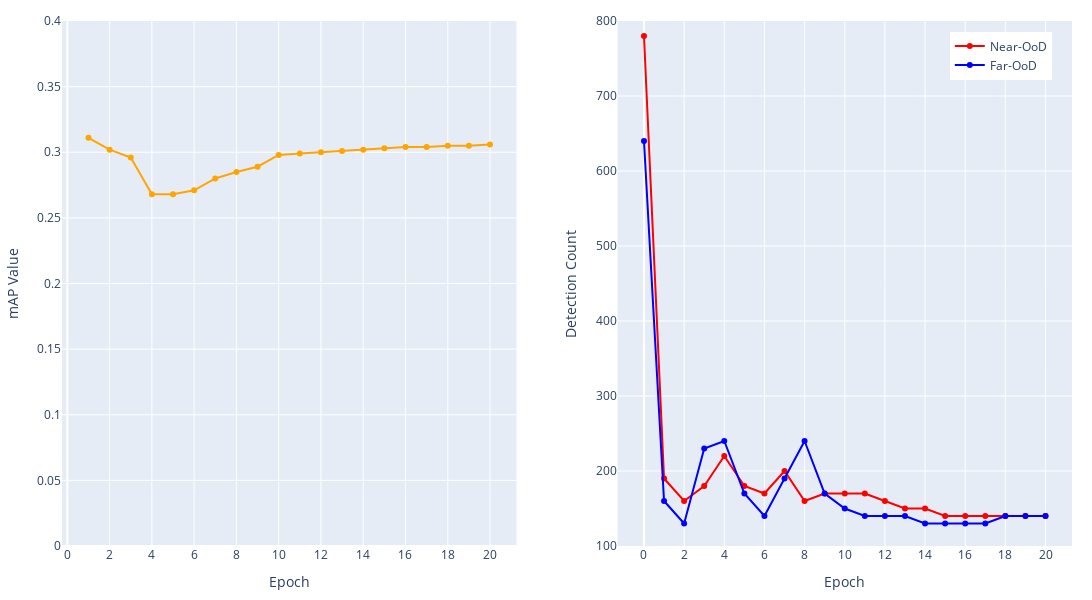

The cell this chart's notebook holds for it:
### Markdown cell above
# map + detection count plots

### Code cell
import plotly.graph_objects as go
from plotly.subplots import make_subplots

def create_dual_plot(data_list, yrange):
    """
    Create a dual subplot with mAP values on the left and detection counts on the right.

    Parameters:
    data_list: List of dictionaries containing x, y, and label data
               Expected format:
               [
                   {"x": [...], "y": [...], "label": "mAP Value"},
                   {"x": [...], "y": [...], "label": "Near-OoD"},
                   {"x": [...], "y": [...], "label": "Far-OoD"}
               ]
    """

    # Extract data based on labels
    map_data = None
    near_ood_data = None
    far_ood_data = None

    for data in data_list:
        if data["label"] == "mAP Value":
            map_data = data
        elif data["label"] == "Near-OoD":
            near_ood_data = data
        elif data["label"] == "Far-OoD":
            far_ood_data = data

    # Create subplots
    fig = make_subplots(
        rows=1, cols=2,
        specs=[[{"secondary_y": False}, {"secondary_y": False}]],
        horizontal_spacing=0.1
    )

    # Left plot: mAP Value
    if map_data:
        fig.add_trace(
            go.Scatter(
                x=map_data["x"],
                y=map_data["y"],
                mode='lines+markers',
                name='mAP',
                line=dict(color='orange'),
                showlegend=False
            ),
            row=1, col=1
        )

    # Right plot: Detection Count
    if near_ood_data:
        fig.add_trace(
            go.Scatter(
                x=near_ood_data["x"],
                y=near_ood_data["y"],
                mode='lines+markers',
                name='Near-OoD',
                line=dict(color='red'),
            ),
            row=1, col=2
        )

    if far_ood_data:
        fig.add_trace(
            go.Scatter(
                x=far_ood_data["x"],
                y=far_ood_data["y"],
                mode='lines+markers',
                name='Far-OoD',
                line=dict(color='blue'),
            ),
            row=1, col=2
        )

    # Update layout
    fig.update_layout(
        width=1200,
        height=600,
        showlegend=True,
        legend=dict(
            x=0.98,
            y=0.98,
            xanchor='right',
            yanchor='top'
        ),
        margin=dict(l=20, r=20, t=20, b=20),
        template="plotly"
    )

    # Update x-axes
    fig.update_xaxes(
        title_text="Epoch",
        dtick=2,
        tick0=0,
        tickmode='linear',
        type='linear'
    )

    # Update y-axes
    fig.update_yaxes(
        title_text="mAP Value",
        row=1, col=1,
        range=[0, 0.4],
        dtick=0.05
    )

    fig.update_yaxes(
        title_text="Detection Count",
        row=1, col=2,
        range=yrange,
        dtick=100
    )
    return fig


# yolo finetune trend
# Example usage with your data:
data_list = [
    {
        "x": [1, 2, 3, 4, 5, 6, 7, 8, 9, 10, 11, 12, 13, 14, 15, 16, 17, 18, 19, 20],
        "y": [0.311, 0.302, 0.296, 0.268, 0.268, 0.271, 0.28, 0.285, 0.289, 0.298, 0.299, 0.3, 0.301, 0.302, 0.303, 0.304, 0.304, 0.305, 0.305, 0.306],
        "label": "mAP Value"
    },
    {
        "x": [0, 1, 2, 3, 4, 5, 6, 7, 8, 9, 10, 11, 12, 13, 14, 15, 16, 17, 18, 19, 20],
        "y": [780, 190, 160, 180, 220, 180, 170, 200, 160, 170, 170, 170, 160, 150, 150, 140, 140, 140, 140, 140, 140],
        "label": "Near-OoD"
    },
    {
        "x": [0, 1, 2, 3, 4, 5, 6, 7, 8, 9, 10, 11, 12, 13, 14, 15, 16, 17, 18, 19, 20],
        "y": [640, 160, 130, 230, 240, 170, 140, 190, 240, 170, 150, 140, 140, 140, 130, 130, 130, 130, 140, 140, 140],
        "label": "Far-OoD"
    }
]

# Create and show the plot
fig = create_dual_plot(data_list, [100, 800])
fig.show()

### Figure 1 — Plotly figure (JSON) as saved in the notebook; plotly's stock layout.template omitted (floating-point values rounded to 4 significant figures)
{"data": [{"line": {"color": "orange"}, "mode": "lines+markers", "name": "mAP", "showlegend": false, "type": "scatter", "x": [1, 2, 3, 4, 5, 6, 7, 8, 9, 10, 11, 12, 13, 14, 15, 16, 17, 18, 19, 20], "xaxis": "x", "y": [0.311, 0.302, 0.296, 0.268, 0.268, 0.271, 0.28, 0.285, 0.289, 0.298, 0.299, 0.3, 0.301, 0.302, 0.303, 0.304, 0.304, 0.305, 0.305, 0.306], "yaxis": "y"}, {"line": {"color": "red"}, "mode": "lines+markers", "name": "Near-OoD", "type": "scatter", "x": [0, 1, 2, 3, 4, 5, 6, 7, 8, 9, 10, 11, 12, 13, 14, 15, 16, 17, 18, 19, 20], "xaxis": "x2", "y": [780, 190, 160, 180, 220, 180, 170, 200, 160, 170, 170, 170, 160, 150, 150, 140, 140, 140, 140, 140, 140], "yaxis": "y2"}, {"line": {"color": "blue"}, "mode": "lines+markers", "name": "Far-OoD", "type": "scatter", "x": [0, 1, 2, 3, 4, 5, 6, 7, 8, 9, 10, 11, 12, 13, 14, 15, 16, 17, 18, 19, 20], "xaxis": "x2", "y": [640, 160, 130, 230, 240, 170, 140, 190, 240, 170, 150, 140, 140, 140, 130, 130, 130, 130, 140, 140, 140], "yaxis": "y2"}], "layout": {"height": 600, "legend": {"x": 0.98, "xanchor": "right", "y": 0.98, "yanchor": "top"}, "margin": {"b": 20, "l": 20, "r": 20, "t": 20}, "showlegend": true, "width": 1200, "xaxis": {"anchor": "y", "domain": [0, 0.45], "dtick": 2, "tick0": 0, "tickmode": "linear", "title": {"text": "Epoch"}, "type": "linear"}, "xaxis2": {"anchor": "y2", "domain": [0.55, 1], "dtick": 2, "tick0": 0, "tickmode": "linear", "title": {"text": "Epoch"}, "type": "linear"}, "yaxis": {"anchor": "x", "domain": [0, 1], "dtick": 0.05, "range": [0, 0.4], "title": {"text": "mAP Value"}}, "yaxis2": {"anchor": "x2", "domain": [0, 1], "dtick": 100, "range": [100, 800], "title": {"text": "Detection Count"}}}}
